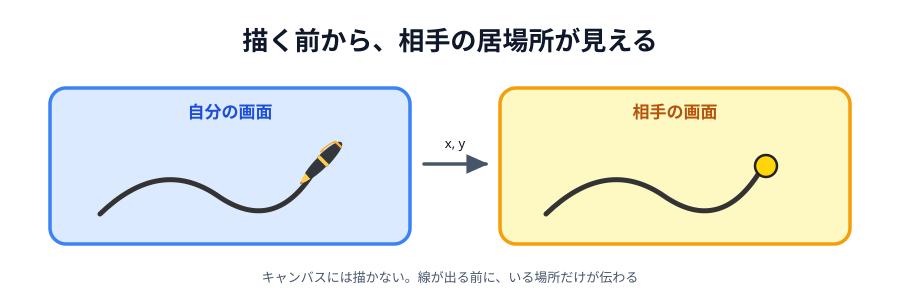

The script that saved this image:
# 00-thumbnail.svg
# スキーマ: LINK（相手の居場所が見える）+ SOURCE-PATH-GOAL（位置だけを送る）

import sys
sys.path.insert(0, "/Users/seekseep/.claude/skills/genfig")
from genfig import Canvas, PALETTE

c = Canvas(900, 300)
c.text(450, 50, "描く前から、相手の居場所が見える", scale="xl")

c.sticky(50, 88, 360, 156, color="blue")
c.text(230, 118, "自分の画面", scale="md", fill=PALETTE["blue"]["text"])
c.raw('<path d="M100 214 Q 160 156 218 196 T 316 168" fill="none" '
      'stroke="#333333" stroke-width="5" stroke-linecap="round"/>')
c.emoji("1f58a", 300, 140, 44)

c.connector(424, 164, 486, 164, label="x, y", label_scale="sm", label_dy=-16)

c.sticky(500, 88, 350, 156, color="yellow")
c.text(675, 118, "相手の画面", scale="md", fill=PALETTE["yellow"]["text"])
c.raw('<path d="M546 214 Q 606 156 664 196 T 762 168" fill="none" '
      'stroke="#333333" stroke-width="5" stroke-linecap="round"/>')
c.raw('<circle cx="766" cy="166" r="11" fill="#ffd60a" stroke="#222" stroke-width="2.5"/>')

c.text(450, 282, "キャンバスには描かない。線が出る前に、いる場所だけが伝わる", scale="sm")

c.save("00-thumbnail.svg")
